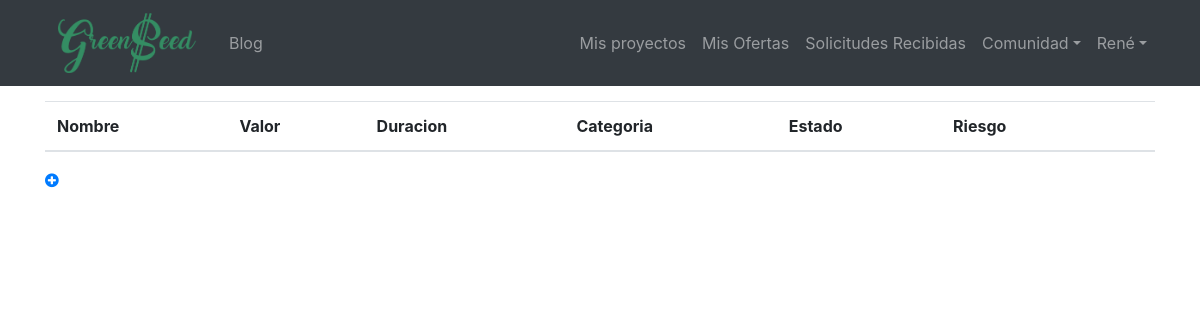
Page /mis-proyectos/ (signed in) on the earlier database version.
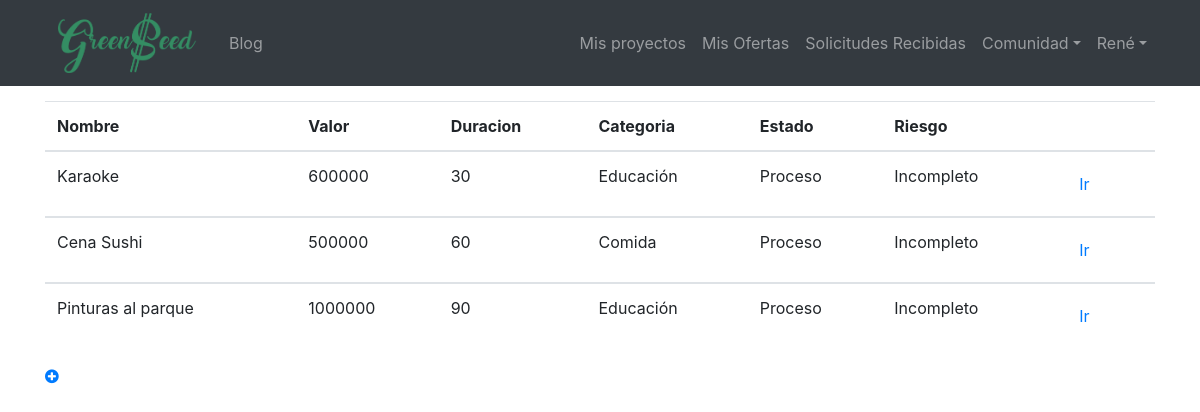
Same page on the later database version.
### prestamos/models.py (models this page shows, shortened)
class Solicitudes(models.Model):
    fecha_inicio = models.DateField(null=True, blank=True)
    duracion = models.IntegerField()
    nombre = models.CharField(max_length=20)
    valor = models.IntegerField()
    valor_Faltante = models.IntegerField()
    descripcion = RichTextField(verbose_name="Contenido")
    youtube = models.URLField(max_length=200, null=True, blank=True)
    estado = models.CharField(max_length=1, choices= ESTADO_CHOICE, default='p')
    solicitante = models.ForeignKey(User, related_name="get_solicitudes", on_delete=models.PROTECT)
    categoria = models.ForeignKey(Categorias, on_delete=models.PROTECT)
    nivelDeRiesgo = models.ForeignKey(NivelesDeRiesgo, on_delete=models.PROTECT, null=True, blank=True)
    created = models.DateTimeField(auto_now_add=True)
    update = models.DateTimeField(auto_now=True)

class Categorias(models.Model):
    nombre = models.CharField(max_length=100)
    created = models.DateTimeField(auto_now_add=True)
    update = models.DateTimeField(auto_now=True)

class NivelesDeRiesgo(models.Model):
    limiteInferior = models.IntegerField()
    limiteSuperior = models.IntegerField()
    riesgo = models.CharField(max_length=10)
    porcentaje = models.DecimalField(max_digits=2, decimal_places=2)

### prestamos/views.py (the view)
# urls.py: path('mis-proyectos/', MeSolicitudesList.as_view(), name='listMe'),
@method_decorator(login_required, name="dispatch")
class MeSolicitudesList(ListView):
    template_name = "prestamos/list_mesolicitudes.html"
    def get_queryset(self):
        return Solicitudes.objects.filter(solicitante=self.request.user)

### prestamos/templates/prestamos/list_mesolicitudes.html (shortened to what this page needs)
{% extends 'base.html' %}
{% load static %}
{% block content %}
<table class="table table-hover">
<thead>
    <tr>
        <th>Nombre</th>
        <th>Valor</th>
        <th>Duracion</th>
        <th>Categoria</th>
        <th>Estado</th>
        <th>Riesgo</th>
        <th></th>
    </tr>
</thead>
{% for solicitud in solicitudes_list %}
    <tbody>
        <tr>
            <td>{{ solicitud.nombre }}</td>
            <td>{{ solicitud.valor }}</td>
            <td>{{ solicitud.duracion }}</td>
            <td>{{ solicitud.categoria.nombre }}</td>
            <td>{{ solicitud.get_estado_display }}</td>
            <td>{{ solicitud.nivelDeRiesgo.riesgo }}</td>
            <td><a class="nav-link" href="{% url 'prestamos:Detail' solicitud.id %}">Ir</a></td>
        </tr>
    </tbody>
{% endfor %}
</table>
<a href="{% url 'prestamos:add' %}" class="plus-a"><i class="fa fa-plus-circle" aria-hidden="true"></i></a>
{% endblock %}

Differences in the rows shown:
added Solicitudes: nombre "Karaoke", valor "600000", duracion "30", categoria.nombre "Educación", estado "Proceso", nivelDeRiesgo.riesgo "Incompleto"
added Solicitudes: nombre "Cena Sushi", valor "500000", duracion "60", categoria.nombre "Comida", estado "Proceso", nivelDeRiesgo.riesgo "Incompleto"
added Solicitudes: nombre "Pinturas al parque", valor "1000000", duracion "90", categoria.nombre "Educación", estado "Proceso", nivelDeRiesgo.riesgo "Incompleto"
